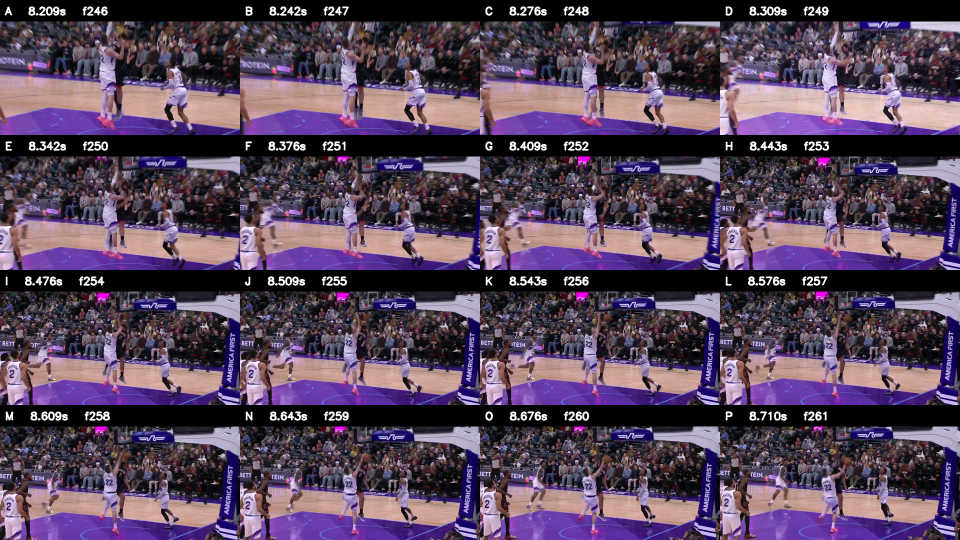
#> input picture freeze_spin/manual_chooser_extended/Jazz_Dunk_Chooser_A-P.png, 1920 x 1080 px (shown at 1/2 size)
$ python -i prove_right_above_rim_event225_floor_v69.py   (imports and definitions only)
#> lines starting #> are read from the running program, lines starting #| are printed output that depends on the picture; after the words box and inside, x2 and y2 are one past the last pixel; in counts of white or black regions, pixels touching at a corner belong together
#> further down, picture is the input picture: shape (1080, 1920, 3); mean B, G, R 91.6, 68.8, 87.1
from __future__ import annotations
import argparse, hashlib, json, math
from pathlib import Path
import cv2
import numpy as np
from scipy.optimize import least_squares
from scipy.ndimage import distance_transform_edt, maximum_filter
from scipy.spatial import cKDTree

W,H=960,540
FT=30.48
RIM_X=15*2.54
PAINT_HALF=8*FT
FT_X=15*FT
FT_R=6*FT
RESTRICTED_R=4*FT
EXPECTED_SHA='7092757ccbc61ebe97f38620afa9535564c7636f70647fd3f8cbfb58aa91178b'
SEED_H=np.array([[0.,1.02,480.],[-.52,0.,345.],[0.,0.,1.]],float)
SCALE=np.array([.3,.3,80.,.3,.3,80.,.0005,.0005],float)

# [5 lines left out: function sha256, not called in this run]

def pvec(M):
    M=np.asarray(M,float)/M[2,2]
    return np.r_[M[0],M[1],M[2,:2]]
Q0=pvec(SEED_H)
def Hfrom(z):
    q=Q0+np.asarray(z,float)*SCALE
    return np.array([[q[0],q[1],q[2]],[q[3],q[4],q[5]],[q[6],q[7],1.]],float)

def project_h(M,xy):
    a=np.asarray(xy,float);q=(M@np.c_[a,np.ones(len(a))].T).T
    return q[:,:2]/q[:,2,None]

def invworld(M,uv): return project_h(np.linalg.inv(M),uv)

def ridge(mask:np.ndarray,min_dt=1.5,win=5)->np.ndarray:
    dt=distance_transform_edt(mask)
    mx=maximum_filter(dt,size=win,mode='constant')
    r=mask & (dt>=min_dt) & (dt>=mx-1e-6)
    yy,xx=np.where(r)
    return np.c_[xx,yy].astype(float)

def extract(im):
    hsv=cv2.cvtColor(im,cv2.COLOR_BGR2HSV);hh,ss,vv=cv2.split(hsv)
#> after `hsv = cv2.cvtColor(im, cv2.COLOR_BGR2HSV)`: hsv: shape (1080, 1920, 3); mean H, S, V 92.9, 78, 101.4
#> after `hh, ss, vv = cv2.split(hsv)`:
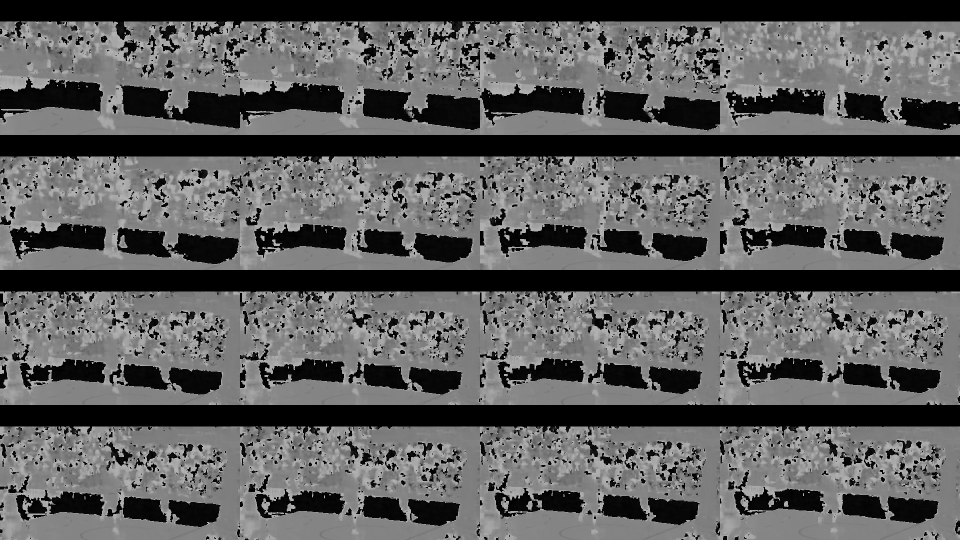
#> hh: shape (1080, 1920) (shown at 1/2 size); min 0, max 179, mean 92.9
#> after `hh, ss, vv = cv2.split(hsv)`:
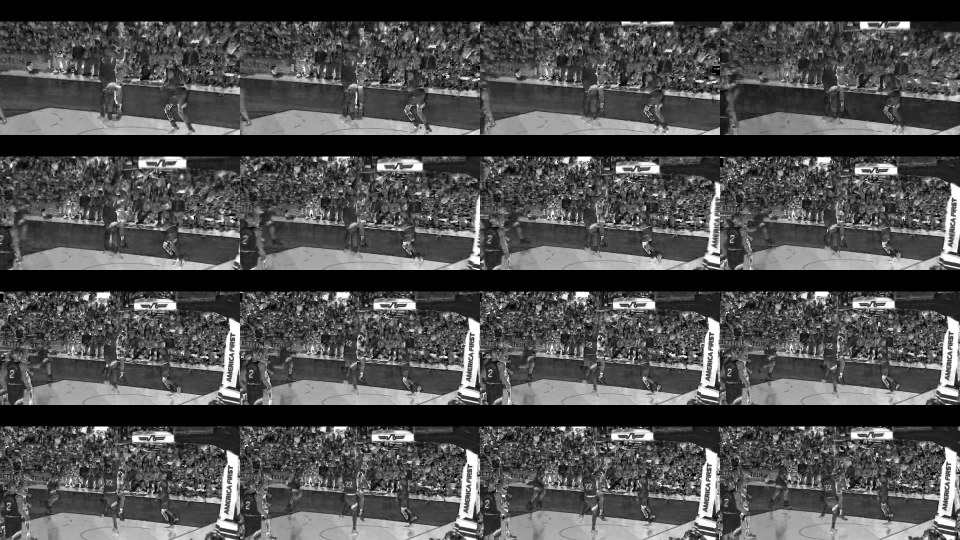
#> ss: shape (1080, 1920) (shown at 1/2 size); min 0, max 255, mean 78
#> after `hh, ss, vv = cv2.split(hsv)`:
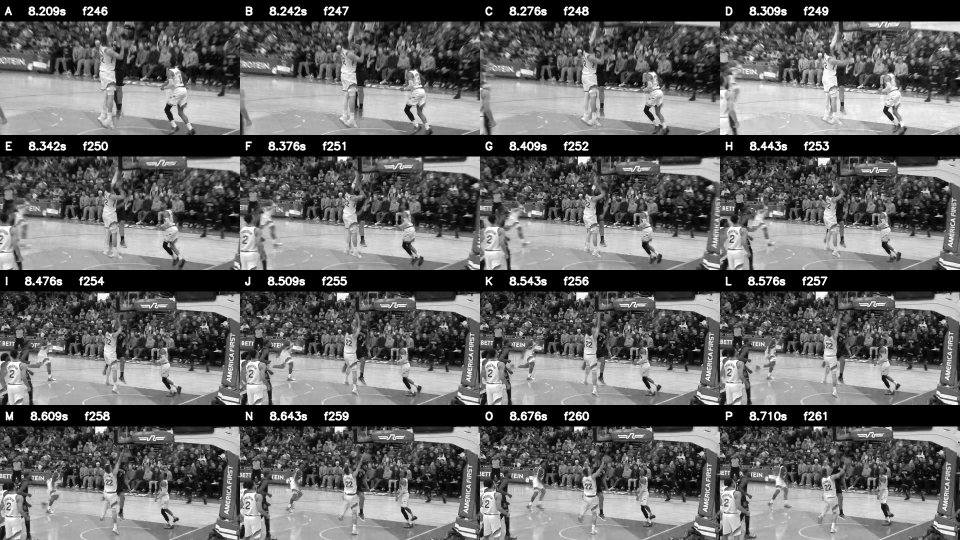
#> vv: shape (1080, 1920) (shown at 1/2 size); min 0, max 255, mean 101.4
    cyan=(hh>=105)&(hh<=122)&(ss>=50)&(vv>=120)
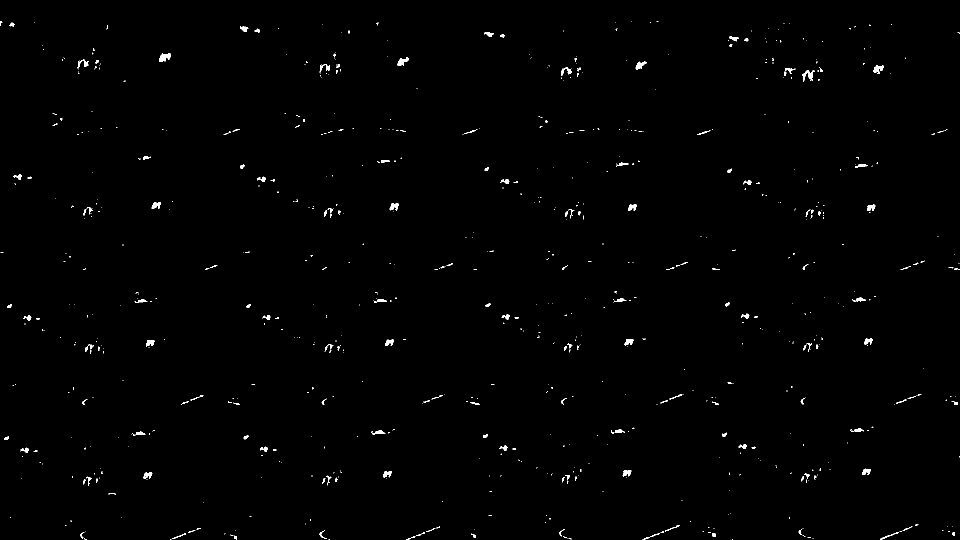
#> cyan: shape (1080, 1920) bool (shown at 1/2 size); 0.59% white; 774 white regions (619 under 20 px), largest, box (x1, y1, x2, y2) and area: (318, 106, 342, 124) 262, (1605, 141, 1630, 164) 214, (795, 114, 818, 132) 212
    Y,X=np.indices(cyan.shape)
    out={}
    for name,roi in [('left_lane',(X<285)&(Y<390)),('right_lane',(X>675)&(Y<390))]:
        yy,xx=np.where(cyan&roi);pts=np.c_[xx,yy].astype(np.float32)
        if len(pts)<500: raise RuntimeError(f'{name} sparse')
        vx,vy,x0,y0=cv2.fitLine(pts,cv2.DIST_L1,0,.01,.01).ravel()
        d=np.abs((pts[:,0]-x0)*vy-(pts[:,1]-y0)*vx);pts=pts[d<3.0]
        rows=[]
        for yb in range(0,390,8):
            q=pts[(pts[:,1]>=yb)&(pts[:,1]<yb+8)]
            if len(q)>=3: rows.append([np.median(q[:,0]),np.median(q[:,1])])
        rows=np.asarray(rows,float)
        vx,vy,x0,y0=cv2.fitLine(rows.astype(np.float32),cv2.DIST_L1,0,.01,.01).ravel()
        d=np.abs((rows[:,0]-x0)*vy-(rows[:,1]-y0)*vx)
        out[name]=rows[d<1.5]
#> this loop made 2 passes
#> after the loop, out = 2 items
    roi=(X>280)&(X<680)&(Y<170)
    n,lab,stats,_=cv2.connectedComponentsWithStats((cyan&roi).astype(np.uint8),8)
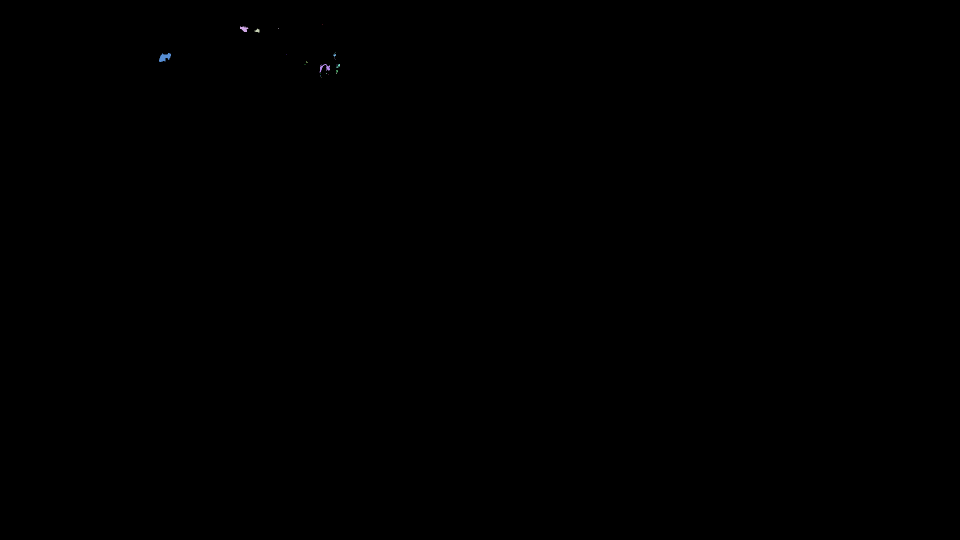
#> lab: shape (1080, 1920) int32 (shown at 1/2 size); 23 distinct labels, from 0 to 22; one colour per label, 0 black
#> n = 23; stats = 23 rows, first 6: [0, 0, 1920, 1080, 2072953], [644, 49, 1, 1, 1], [480, 53, 17, 11, 116], [509, 57, 10, 8, 48], [557, 56, 1, 2, 2], [669, 105, 2, 2, 2]
    fm=np.zeros_like(cyan,bool);rejected=[]
#> after `fm = np.zeros_like(cyan, bool)`: fm: shape (1080, 1920) bool; every value is 0
    for i in range(1,n):
        area=int(stats[i,cv2.CC_STAT_AREA]);x,y,w,h=map(int,stats[i,:4])
        if area<40: continue
        if y>=130 and w<=22 and h<=10:
            rejected.append({'bbox':[x,y,w,h],'area':area});continue
        fm |= lab==i
#> this loop made 22 passes
#> (area, x, y, w, h) on passes 2, 3, 6, 13, 15: (116, 480, 53, 17, 11), (48, 509, 57, 10, 8), (262, 318, 106, 24, 18), (131, 639, 128, 21, 17), (27, 673, 128, 7, 8)
#> fm: shape (1080, 1920) bool; 0.03% white; 4 white regions, box (x1, y1, x2, y2) and area: (318, 106, 342, 124) 262, (639, 128, 660, 145) 131, (480, 53, 497, 64) 116, (509, 57, 519, 65) 48
#> after the loop, rejected = []
    out['ft_circle']=ridge(fm)
#> in ridge, `r=mask & (dt>=min_dt) & (dt>=mx-1e-6)`: r: shape (1080, 1920) bool; 0% white in thin lines or dots, all inside (x1, y1, x2, y2) = (325, 56, 657, 140)
#> in ridge, `yy,xx=np.where(r)`: yy = 18 values from 56 to 139; xx = 18 values, max 656 at index 13, min 325 at index 8, mean 536.5
    roi=(X>300)&(X<670)&(Y>205)&(Y<385)
    n,lab,stats,_=cv2.connectedComponentsWithStats((cyan&roi).astype(np.uint8),8)
#> lab: shape (1080, 1920) int32; 21 distinct labels, from 0 to 20
#> n = 21; stats = 21 rows, first 6: [0, 0, 1920, 1080, 2073291], [569, 226, 3, 1, 3], [668, 227, 1, 1, 1], [592, 230, 8, 4, 10], [606, 239, 4, 5, 16], [590, 250, 10, 5, 17]
    if n<=1: raise RuntimeError('restricted arc absent')
    i=1+int(np.argmax(stats[1:,cv2.CC_STAT_AREA]));rm=(lab==i)
#> after `i = 1 + int(np.argmax(stats[1:, cv2.CC_STAT_AREA]))`: i = 16
#> after `rm = lab == i`: rm: shape (1080, 1920) bool; 0% white; 1 white region, box (x1, y1, x2, y2) and area: (514, 353, 532, 364) 103
    rp=ridge(rm);rp=rp[rp[:,0]<575]
#> in ridge (call 2), `r=mask & (dt>=min_dt) & (dt>=mx-1e-6)`: r: shape (1080, 1920) bool; 0% white in thin lines or dots, all inside (x1, y1, x2, y2) = (517, 357, 528, 361)
#> after `rp = ridge(rm)`: rp = [[517, 357], [527, 357], [526, 360]]
    out['restricted']=rp
#> (the run stopped early here; a loop or call above may not have finished)
